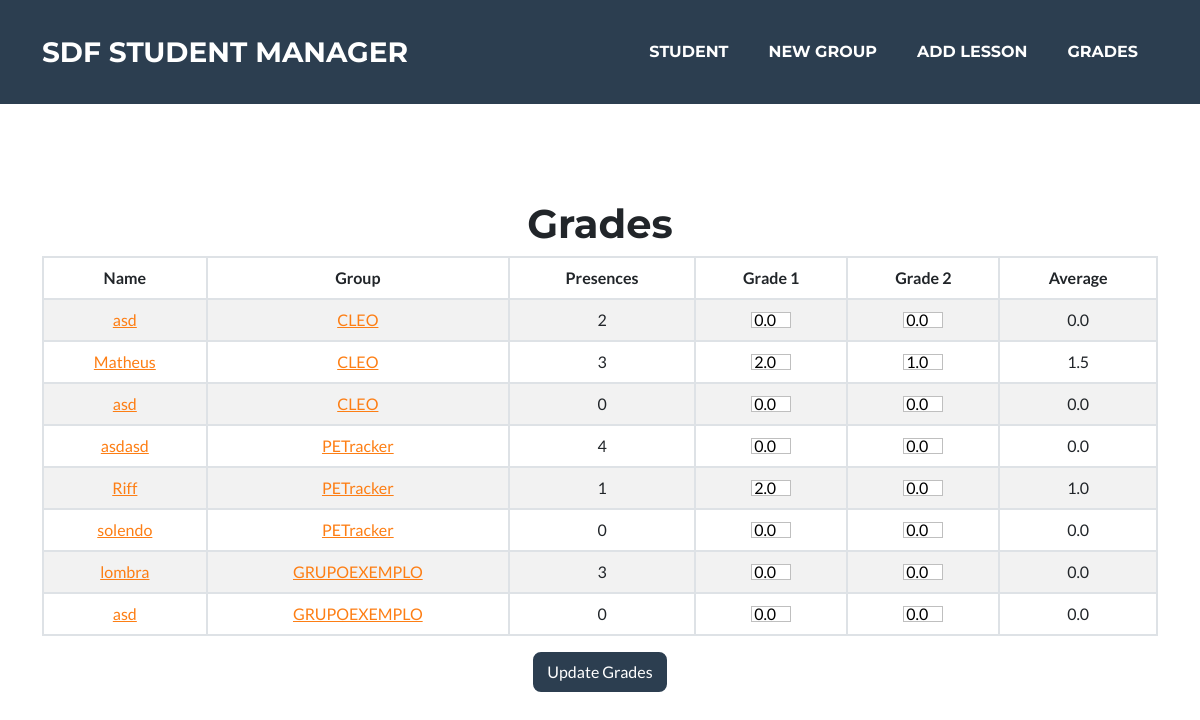
The app's page /grades/, older data.
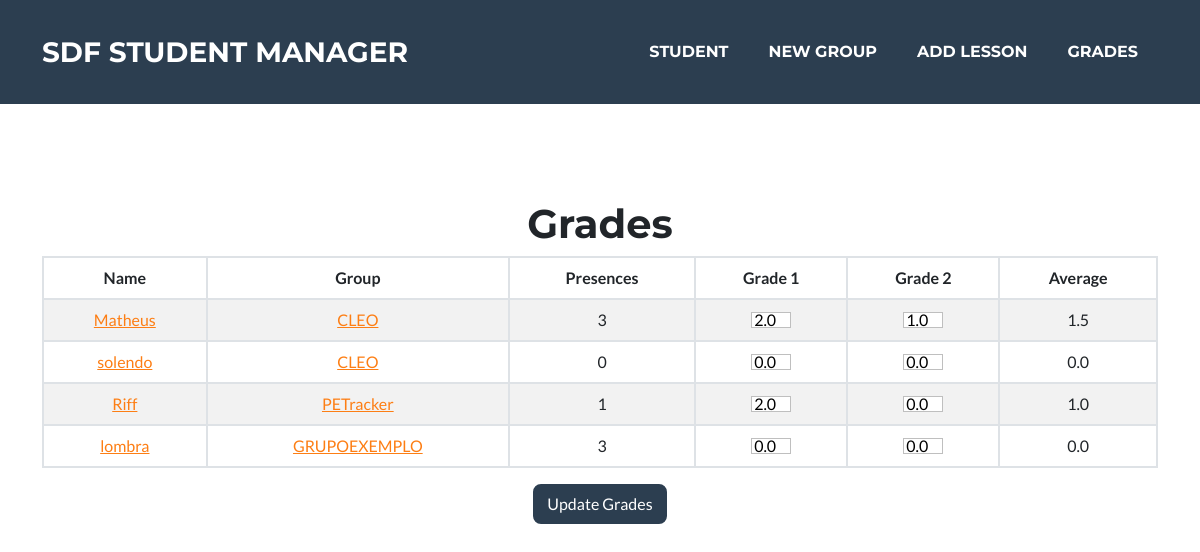
The same page, newer data.
### presence_count/models.py (models this page shows, shortened)
class Student(models.Model):
    name = models.CharField(max_length=100)
    email = models.EmailField(max_length=100)
    grade_1 = models.FloatField(default=0)
    grade_2 = models.FloatField(default=0)
    grade_avg = models.FloatField(default=0)
    presences = models.IntegerField(default=0)
    group = models.ForeignKey(Group, on_delete=models.PROTECT, default=None, null=True, blank=True)

class Group(models.Model):
    name = models.CharField(max_length=100)
    tracking = models.URLField(blank=True)
    repo = models.URLField(blank=True)
    prototype = models.URLField(blank=True)
    description = models.TextField(max_length=512, blank=True)
    def __str__(self):
        return self.name

### presence_count/views.py (the view, shortened to what this page needs)
# urls.py: path('grades/', views.grades_manager, name='grades_manager'),
def grades_manager(request):
    student_list = Student.objects.all().order_by('group_id')
    return render(request, 'student/update_grades.html', {'student_list': student_list})

### presence_count/templates/student/update_grades.html (shortened to what this page needs)
{% extends 'base.html' %}
{% block body %}
<header class="masthead text-center">
    <div class="container d-flex flex-column">
        <form action="" method="POST">
            <h1>Grades</h1>
            <table class="table table-striped table-hover table-bordered">
                <thead>
                    <tr>
                        <th scope="col">Name</th>
                        <th scope="col">Group</th>
                        <th scope="col">Presences</th>
                        <th scope="col">Grade 1</th>
                        <th scope="col">Grade 2</th>
                        <th scope="col">Average</th>
                    </tr>
                </thead>
                <tbody>
                    {% for student in student_list %}
                    <tr>
                        <td><a href="{% url 'presence_count:view_student' student.id %}" target="_blank">{{student.name}}</a></td>
                        {% if student.group_id %}
                            <td><a href="{% url 'presence_count:view_group' student.group_id %}" target="_blank">{{student.group}}</a></td>
                        {% else %}
                            <td>{{student.group}}</td>
                        {% endif %}
                        <td>{{student.presences}}</td>
                        <td>
                            <div class="grade1-update">
                                <input class="form-check-input grade" style='width: 2.5em' input="number" step="0.1"
                                    value={{student.grade_1}} name="grade1">
                            </div>
                        </td>
                        <td>
                            <div class="grade2-update">
                                <input class="form-check-input grade" style='width: 2.5em' input="number" step="0.1"
                                    value={{student.grade_2}} name="grade2">
                            </div>
                        </td>
                        <td>{{student.grade_avg}}</td>
                    </tr>
                    {% endfor %}
                </tbody>
            </table>
            <button class="btn btn-secondary" type="submit">Update Grades</button>
        </form>
    </div>
</header>
{% endblock %}

### presence_count/templates/base.html (shortened to what this page needs)
{% load static %}
<!DOCTYPE html>
<html lang="en">
<head>
    {% include 'snippets/head.html' %}
</head>
<body id="page-top">
    {% include 'snippets/navbar.html' %}
    {% block body %}
    {% endblock %}
</body>
</html>

### presence_count/templates/snippets/head.html (shortened to what this page needs)
{% load static %}
<link href="{% static 'css/styles.css' %}" rel="stylesheet" />

### presence_count/templates/snippets/navbar.html (shortened to what this page needs)
{% load static %}
<nav class="navbar navbar-expand-lg bg-secondary text-uppercase fixed-top" id="mainNav">
    <div class="container">
        <a class="navbar-brand" href="{% url 'presence_count:home' %}">SDF Student Manager</a>
        <div class="collapse navbar-collapse" id="navbarResponsive">
            <ul class="navbar-nav ms-auto">
                <li class="nav-item mx-0 mx-lg-1"><a class="nav-link py-3 px-0 px-lg-3 rounded" href="{% url 'presence_count:student' %}">Student</a></li>
                <li class="nav-item mx-0 mx-lg-1"><a class="nav-link py-3 px-0 px-lg-3 rounded" href="{% url 'presence_count:register_group' %}">New group</a></li>
                <li class="nav-item mx-0 mx-lg-1"><a class="nav-link py-3 px-0 px-lg-3 rounded" href="{% url 'presence_count:lesson' %}">Add lesson</a></li>
                <li class="nav-item mx-0 mx-lg-1"><a class="nav-link py-3 px-0 px-lg-3 rounded" href="{% url 'presence_count:grades_manager' %}">Grades</a></li>
            </ul>
        </div>
    </div>
</nav>

Row changes from the older to the newer data that the page shows:
removed Student: name "asd", group "CLEO", presences "2", grade1 "0.0", grade2 "0.0", grade_avg "0.0"
removed Student: name "asd", group "CLEO", presences "0", grade1 "0.0", grade2 "0.0", grade_avg "0.0"
removed Student: name "asdasd", group "PETracker", presences "4", grade1 "0.0", grade2 "0.0", grade_avg "0.0"
removed Student: name "asd", group "GRUPOEXEMPLO", presences "0", grade1 "0.0", grade2 "0.0", grade_avg "0.0"
changed Student "solendo": group "PETracker" → "CLEO"; moves up the list
